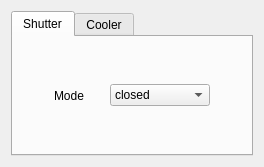
<?xml version="1.0" encoding="UTF-8"?>
<ui version="4.0">
 <class>IXONControls</class>
 <widget class="QDialog" name="IXONControls">
  <property name="geometry">
   <rect>
    <x>0</x>
    <y>0</y>
    <width>264</width>
    <height>167</height>
   </rect>
  </property>
  <property name="windowTitle">
   <string>IXON Controls</string>
  </property>
  <layout class="QGridLayout" name="gridLayout">
   <item row="0" column="0">
    <widget class="QTabWidget" name="tabIXON">
     <property name="styleSheet">
      <string notr="true">QTabWidget::tab-bar {
    alignment: left;
}</string>
     </property>
     <property name="currentIndex">
      <number>0</number>
     </property>
     <widget class="QWidget" name="tabIXON_Shutter">
      <attribute name="title">
       <string>Shutter</string>
      </attribute>
      <layout class="QHBoxLayout" name="horizontalLayout_4">
       <item>
        <layout class="QHBoxLayout" name="gridShutter">
         <item>
          <widget class="QLabel" name="gridShutter_label">
           <property name="sizePolicy">
            <sizepolicy hsizetype="Fixed" vsizetype="Preferred">
             <horstretch>0</horstretch>
             <verstretch>0</verstretch>
            </sizepolicy>
           </property>
           <property name="minimumSize">
            <size>
             <width>50</width>
             <height>0</height>
            </size>
           </property>
           <property name="maximumSize">
            <size>
             <width>50</width>
             <height>16777215</height>
            </size>
           </property>
           <property name="text">
            <string>Mode</string>
           </property>
          </widget>
         </item>
         <item>
          <widget class="QComboBox" name="gridShutter_combo">
           <property name="sizePolicy">
            <sizepolicy hsizetype="Fixed" vsizetype="Fixed">
             <horstretch>0</horstretch>
             <verstretch>0</verstretch>
            </sizepolicy>
           </property>
           <property name="minimumSize">
            <size>
             <width>100</width>
             <height>0</height>
            </size>
           </property>
           <property name="maximumSize">
            <size>
             <width>100</width>
             <height>16777215</height>
            </size>
           </property>
           <item>
            <property name="text">
             <string>closed</string>
            </property>
           </item>
           <item>
            <property name="text">
             <string>open</string>
            </property>
           </item>
          </widget>
         </item>
        </layout>
       </item>
      </layout>
     </widget>
     <widget class="QWidget" name="tabIXON_Cooler">
      <attribute name="title">
       <string>Cooler</string>
      </attribute>
      <layout class="QGridLayout" name="gridLayout_2">
       <item row="0" column="0">
        <layout class="QHBoxLayout" name="gridCooler_Mode">
         <item>
          <widget class="QLabel" name="gridCooler_Mode_label">
           <property name="minimumSize">
            <size>
             <width>100</width>
             <height>0</height>
            </size>
           </property>
           <property name="text">
            <string>Mode</string>
           </property>
          </widget>
         </item>
         <item>
          <widget class="QComboBox" name="gridCooler_Mode_combo">
           <item>
            <property name="text">
             <string>on</string>
            </property>
           </item>
           <item>
            <property name="text">
             <string>off</string>
            </property>
           </item>
          </widget>
         </item>
        </layout>
       </item>
       <item row="1" column="0">
        <layout class="QHBoxLayout" name="gridCooler_SetPt">
         <item>
          <widget class="QLabel" name="gridCooler_SetPt_label">
           <property name="minimumSize">
            <size>
             <width>100</width>
             <height>0</height>
            </size>
           </property>
           <property name="text">
            <string>Set Pt (°C)</string>
           </property>
          </widget>
         </item>
         <item>
          <widget class="QLineEdit" name="gridCooler_SetPt_entry">
           <property name="text">
            <string>-65</string>
           </property>
          </widget>
         </item>
        </layout>
       </item>
      </layout>
     </widget>
    </widget>
   </item>
  </layout>
 </widget>
 <resources/>
 <connections/>
</ui>
